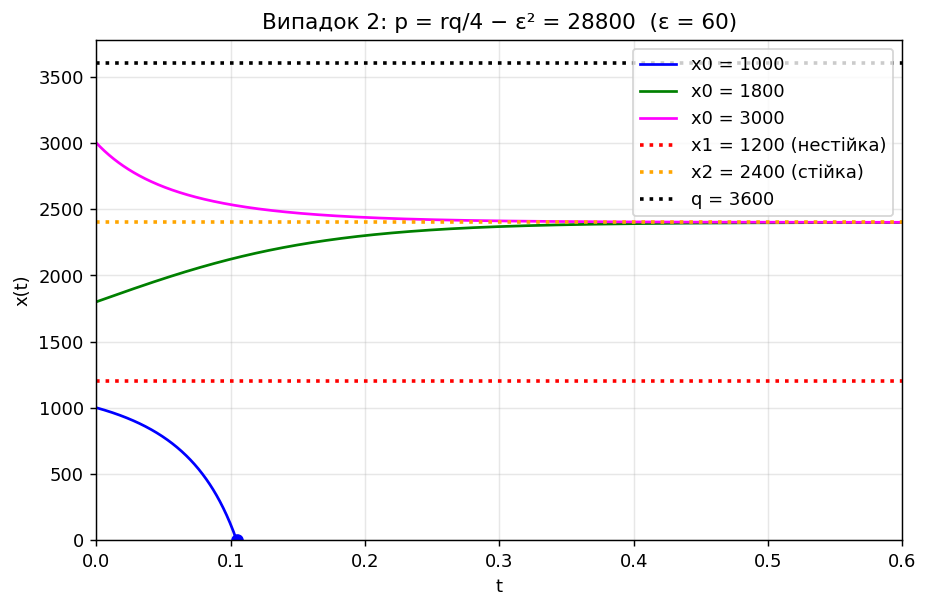

Source code (Python):
# Модель: dx/dt = r*x*(1 - x/q) - p
# Випадок 2: квота p < rq/4,  p = rq/4 - eps^2  (дві стаціонарні точки)
import numpy as np
import matplotlib.pyplot as plt
from scipy.integrate import solve_ivp

# Вихідні дані: N – номер за списком групи
N = 12
r = 2*N if N <= 8 else (3*N if N <= 16 else 4*N)          # темп росту
q = 200*N if N <= 8 else (300*N if N <= 16 else 400*N)    # ємність середовища
print(f"N = {N}:  r = {r},  q = {q}")

# Випадок 2: p = rq/4 - eps^2 
# Після віднімання від p параметра eps^2 (eps > 0) квота стає меншою за критичну
eps = 60
p = r*q/4 - eps**2
print(f"\nВипадок 2. eps = {eps},  p = rq/4 - eps^2 = {p:g}")

b, c = sorted(np.roots([-r/q, r, -p]).real)
print(f"Стаціонарні точки: x1 = {b:g},  x2 = {c:g}")

def d1(t, x):                                 # права частина рівняння
    return r*x*(1 - x/q) - p

def extinct(t, x):                            # подія: популяція вимерла (x = 0)
    return x[0]
extinct.terminal = True

T = 0.6                                        # проміжок часу для графіка
x0_list = [1000, 1800, 3000]                   # x0 < x1,  x1 < x0 < x2,  x2 < x0 < q
colors = ["blue", "green", "magenta"]

plt.figure(figsize=(8, 5))
for x0, col in zip(x0_list, colors):
    sol = solve_ivp(d1, [0, T], [x0], events=extinct, max_step=0.0005)
    plt.plot(sol.t, sol.y[0], color=col, label=f"x0 = {x0}")
    if sol.t_events[0].size:
        te = sol.t_events[0][0]
        plt.plot(te, 0, "o", color=col)
        print(f"x0 = {x0}: популяція вимирає за час t* ≈ {te:.4f}")
    else:
        print(f"x0 = {x0}: x({T}) ≈ {sol.y[0][-1]:.2f}  ->  прямує до {c:g}")

plt.axhline(b, color="red", ls=":", lw=2, label=f"x1 = {b:g} (нестійка)")
plt.axhline(c, color="orange", ls=":", lw=2, label=f"x2 = {c:g} (стійка)")
plt.axhline(q, color="black", ls=":", lw=2, label=f"q = {q}")
plt.xlim(0, T); plt.ylim(0, q*1.05)
plt.xlabel("t"); plt.ylabel("x(t)")
plt.title(f"Випадок 2: p = rq/4 − ε² = {p:g}  (ε = {eps})")
plt.legend(); plt.grid(alpha=.3)
plt.savefig("case2.png", dpi=130, bbox_inches="tight")
plt.show()

# Висновок: стаціонарна точка x2 – стійка, бо до неї прямують траєкторії при t -> +inf;
# x1 – нестійка, бо траєкторії від неї розбігаються;
# при x0 < x1 популяція прямує до нуля.
